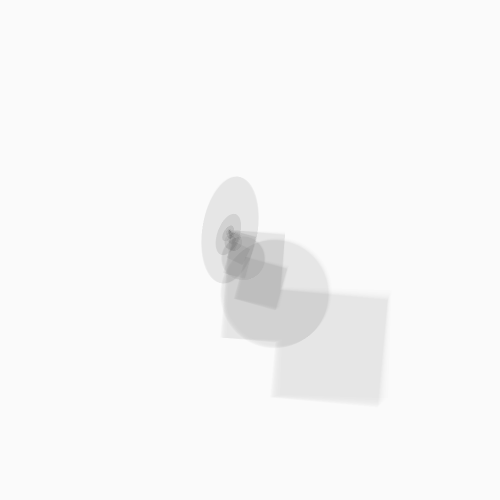
Frame 1 (no input)
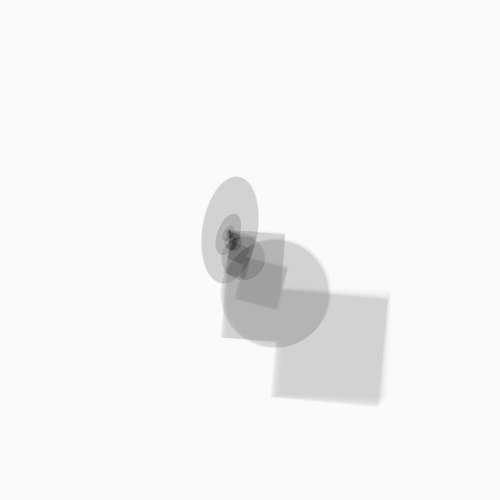
Frame 2 (the mouse pressed at the canvas centre, redrawn once)

The Processing sketch that drew these frames (run headless with seeded random() and noise(); the mouse was pressed at the canvas centre and the sketch redrawn once):

// Processing sketch: processing_84631
// ── processing_84631.pde

void setup()
{
  size(500,500);
  background(250);  
}


void draw ()
{
  
   int H;
  H = 138;
  
  int A;
  A = 270;

  
  noStroke();
 
 translate (230, 230);
 
 for (int i=0 ; i<360 ; i+=30)
 {
 
 
// Création des rectangles, disposition en spirale grâce à ROTATE
// multiplication des formes grâce à Boucle FOR 

fill(3, 2);
scale(0.4);

rotate(PI/100);
rect(i, 0, H, A);
rect(H, H, A, A);

rotate(PI/200);
rect(i, 0, H, A);
rect(H, H, A, A);
 
rotate(PI/300);
rect(i, 0, H, A);
rect(H, H, A, A);

rotate(PI/400);
rect(i, 0, H, A);
rect(H, H, A, A);

rotate(PI/500);
rect(i, 0, H, A);
rect(H, H, A, A);

rotate(PI/600);
rect(i, 0, H, A);
rect(H, H, A, A);

rotate(PI/700);
rect(i, 0, H, A);
rect(H, H, A, A);

rotate(PI/800);
rect(i, 0, H, A);
rect(H, H, A, A);

rotate(PI/900);
rect(i, 0, H, A);
rect(H, H, A, A);

rotate(PI/1000);
rect(i, 0, H, A);
rect(H, H, A, A);
 
 
// ellipse, fonction ROTATE et nouvelle tonalité


rotate(PI/100);
ellipse(0, i, H, A);
ellipse(H, H, A, A);

rotate(PI/200);
ellipse(0, i, H, A);
ellipse(H, H, A, A);

rotate(PI/300);
ellipse(0, i, H, A);
ellipse(H, H, A, A);

rotate(PI/400);
ellipse(0, i, H, A);
ellipse(H, H, A, A);

rotate(PI/500);
ellipse(0, i, H, A);
ellipse(H, H, A, A);

rotate(PI/600);
ellipse(0, i, H, A);
ellipse(H, H, A, A);

rotate(PI/700);
ellipse(0, i, H, A);
ellipse(H, H, A, A);

rotate(PI/800);
ellipse(0, i, H, A);
ellipse(H, H, A, A);

rotate(PI/900);
ellipse(0, i, H, A);
ellipse(H, H, A, A);

rotate(PI/1000);
ellipse(0, i, H, A);
ellipse(H, H, A, A);
}
   
 noLoop(); 
}
